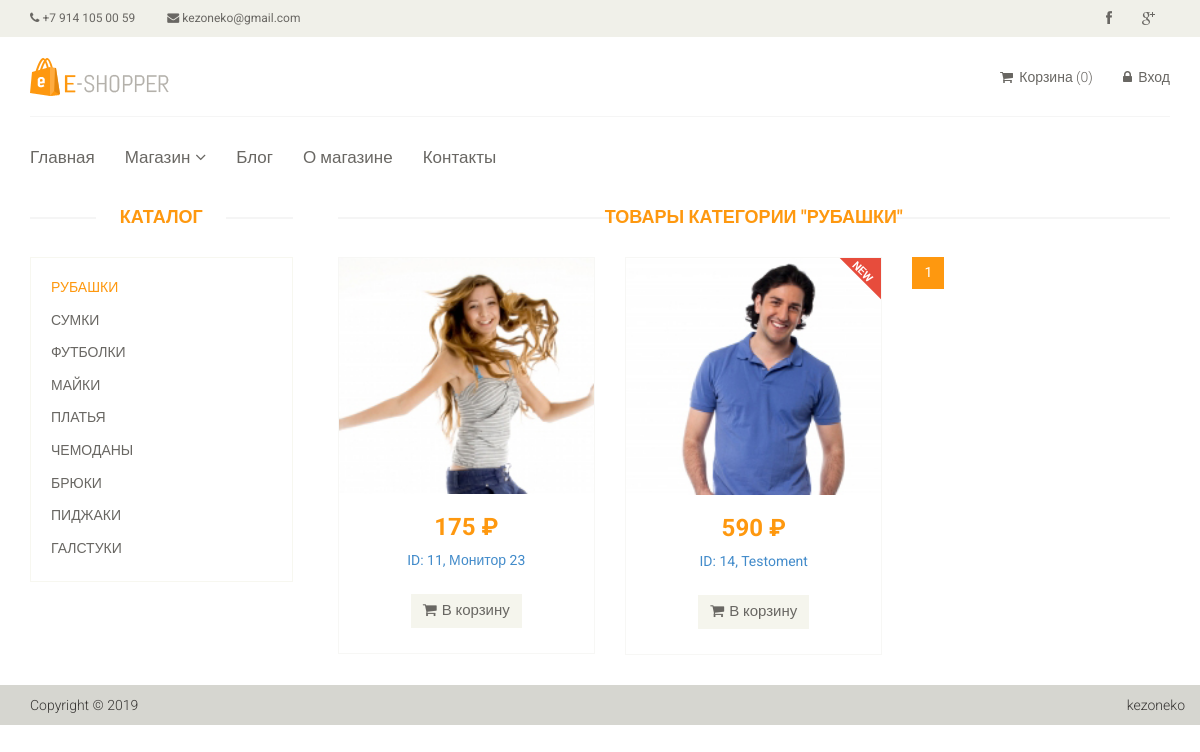
Page /category/1 on the committed database.
### tables this page shows
CREATE TABLE IF NOT EXISTS `category` (
  `id` int(11) NOT NULL AUTO_INCREMENT,
  `name` varchar(255) NOT NULL,
  `sort_order` int(11) NOT NULL DEFAULT '0',
  `status` int(1) NOT NULL DEFAULT '1',
  PRIMARY KEY (`id`)
);

CREATE TABLE IF NOT EXISTS `product` (
  `id` int(11) NOT NULL AUTO_INCREMENT,
  `name` varchar(255) NOT NULL,
  `category_id` int(11) NOT NULL,
  `code` int(11) NOT NULL,
  `price` float NOT NULL,
  `availability` int(1) NOT NULL DEFAULT '0',
  `brand` varchar(255) NOT NULL,
  `image` varchar(255) NOT NULL DEFAULT '/template/images/404/404.png',
  `description` text NOT NULL,
  `is_new` int(1) NOT NULL DEFAULT '0',
  `is_recommended` int(1) NOT NULL DEFAULT '0',
  `status` int(1) NOT NULL DEFAULT '1',
  PRIMARY KEY (`id`)
);

### config/routes.php (called while the page is built)
<?php
return array(
    'product/([0-9]+)' => 'product/view/$1',
    'catalog' => 'catalog/index',
    'category/([0-9]+)/page-([0-9]+)' => 'catalog/category/$1/$2',
    'category/([0-9]+)' => 'catalog/category/$1',
    'cart/checkout' => 'cart/checkout',
    'cart/delete/([0-9]+)' => 'cart/delete/$1',
    'cart/add/([0-9]+)' => 'cart/add/$1',
    'cart/addAjax/([0-9]+)' => 'cart/addAjax/$1',
    'cart' => 'cart/index',
    'user/register' => 'user/register',
    'user/login' => 'user/login',
    'user/logout' => 'user/logout',
    'cabinet/edit' => 'cabinet/edit',
    'cabinet' => 'cabinet/index',
    'admin/product/create' => 'adminProduct/create',
    'admin/product/update/([0-9]+)' => 'adminProduct/update/$1',
    'admin/product/delete/([0-9]+)' => 'adminProduct/delete/$1',
    'admin/product' => 'adminProduct/index',
    'admin/category/create' => 'adminCategory/create',
    'admin/category/update/([0-9]+)' => 'adminCategory/update/$1',
    'admin/category/delete/([0-9]+)' => 'adminCategory/delete/$1',
    'admin/category' => 'adminCategory/index',
    'admin/order/update/([0-9]+)' => 'adminOrder/update/$1',
    'admin/order/delete/([0-9]+)' => 'adminOrder/delete/$1',
    'admin/order/view/([0-9]+)' => 'adminOrder/view/$1',
    'admin/order' => 'adminOrder/index',
    'admin' => 'admin/index',
    'contacts' => 'site/contact',
    '' => 'site/index',
);
?>

### controllers/CatalogController.php (called while the page is built, shortened)
<?php
class CatalogController
{
    public function actionCategory($categoryId, $page = 1)
    {
        $categories = Category::getCategoriesList();
        $categoryProducts = Product::getProductsListByCategory($categoryId, $page);
        $categoryName = Category::getCategoryName($categoryId);
        $total = Product::getTotalProductsInCategory($categoryId);
        $pagination = new Pagination($total, $page, Product::SHOW_BY_DEFAULT, 'page-');
        require_once(ROOT .'/views/catalog/category.php');
        return true;
    }
}
?>

### index.php (called while the page is built, shortened)
<?php
require_once(ROOT .'/components/Autoload.php');
$router = new Router();
$router->run();
?>

### models/Category.php (called while the page is built, shortened)
<?php
class Category
{
    public static function getCategoriesList()
    {
        $db = Db::getConnection();
        $categoryList = array();
        $result = $db->query('SELECT id, name FROM category '
            .'WHERE status="1" '
            .'ORDER BY sort_order, name ASC');
        $i = 0;
        while ($row = $result->fetch()) {
            $categoryList[$i]['id'] = $row['id'];
            $categoryList[$i]['name'] = $row['name'];
            $i++;
        }
        return $categoryList;
    }
    public static function getCategoryName($categoryId)
    {
        $db = Db::getConnection();
        $result = $db->query("SELECT name FROM category "
            ."WHERE id=". $categoryId);
        $categoryName = $result->fetch();
        return $categoryName['name'];
    }
}
?>

### models/Product.php (called while the page is built, shortened)
<?php
class Product
{
    public static function getProductsListByCategory($categoryId = false, $page = 1)
    {
        if ($categoryId) {
            $page = intval($page);
            $offset = ($page - 1) * self::SHOW_BY_DEFAULT;
            $db = Db::getConnection();
            $products = array();
            $result = $db->query("SELECT id, name, price, image, is_new FROM product "
                ."WHERE status='1' AND category_id=". $categoryId ." "
                ."ORDER BY id ASC "
                ."LIMIT ". self::SHOW_BY_DEFAULT ." "
                ."OFFSET ". $offset );
            $i = 0;
            while ($row = $result->fetch()) {
                $products[$i]['id'] = $row['id'];
                $products[$i]['name'] = $row['name'];
                $products[$i]['price'] = $row['price'];
                $products[$i]['image'] = $row['image'];
                $products[$i]['is_new'] = $row['is_new'];
                $i++;
            }
            return $products;
        }
    }
    public static function getTotalProductsInCategory($categoryId)
    {
        $db = Db::getConnection();
        $result = $db->query('SELECT count(id) AS count FROM product '
            .'WHERE status="1" AND category_id="'. $categoryId .'"');
        $result->setFetchMode(PDO::FETCH_ASSOC);
        $row = $result->fetch();
        return $row['count'];
    }
    public static function getImage($id)
    {
        $noImage = '404.png';
        $path = '/upload/images/products/';
        $pathToProductImage = $path . $id .'.jpg';
        if (file_exists($_SERVER['DOCUMENT_ROOT'] . $pathToProductImage)) {
            return $pathToProductImage;
        } else {
            return $path . $noImage;
        }
    }
}
?>

### components/Autoload.php (called while the page is built, shortened)
<?php
spl_autoload_register(function ($classname)
{
    $array_paths = [
        '/models/',
        '/components/'
    ];
    foreach ($array_paths as $path) {
        $path = ROOT . $path . $classname .'.php';
    }
});
?>

### views/catalog/category.php (the view)
<?php include ROOT .'/views/layouts/header.php' ?>
        <section>
            <div class="container">
                <div class="row">
<?php include ROOT .'/views/layouts/navigation.php' ?>
                    <div class="col-sm-9 padding-right">
                        <div class="features_items">
                            <h2 class="title text-center">Товары категории "<?= $categoryName ?>"</h2>
                            <?php foreach ($categoryProducts as $product): ?>
                            <div class="col-sm-4">
                                <div class="product-image-wrapper">
                                    <div class="single-products">
                                        <div class="productinfo text-center">
                                            <img src="<?= Product::getImage($product['id']) ?>" alt="" />
                                            <h2><?= $product['price'] ?> &#8381;</h2>
                                            <p><a href="/product/<?= $product['id'] ?>"><?= 'ID: '. $product['id'] .', '. $product['name'] ?></a></p>
                                            <a href="/cart/add/<?= $product['id'] ?>" data-id="<?= $product['id'] ?>" class="btn btn-default add-to-cart"><i class="fa fa-shopping-cart"></i>В корзину</a>
                                        </div>
                                        <?= ($product['is_new']) ? '<img src="/template/images/home/new.png" class="new" alt="" />' : '' ; ?>
                                    </div>
                                </div>
                            </div>
                            <?php endforeach ?>
                            <?= $pagination->get() ?>
                        </div>
                    </div>
                </div>
            </div>
        </section>
<?php include ROOT .'/views/layouts/footer.php' ?>

### components/Router.php (shortened to what this page needs)
<?php
class Router
{
    private $routes;
    public function __construct()
    {
        $routesPath = ROOT.'/config/routes.php';
        $this->routes = include($routesPath);
    }
    private function getURI()
    {
        if (!empty($_SERVER['REQUEST_URI'])) {
            return trim($_SERVER['REQUEST_URI'], '/');
        }
    }
    public function run()
    {
        $uri = $this->getURI();
        foreach ($this->routes as $uriPattern => $path) {
            if (preg_match("~$uriPattern~", $uri)) {
                $internalRoute = preg_replace("~$uriPattern~", $path, $uri);
                $segments = explode('/', $internalRoute);
                $controllerName = array_shift($segments) .'Controller';
                $actionName = 'action'.ucfirst(array_shift($segments));
                $parameters = $segments;
                $controllerObject = new $controllerName;
                $result = call_user_func_array(array($controllerObject, $actionName), $parameters);
                if ($result != null) {
                    break;
                }
            }
        }
    }
}
?>

### views/layouts/navigation.php
<div class="col-sm-3">
    <div class="left-sidebar">
        <h2>Каталог</h2>
        <div class="panel-group category-products">
            <?php foreach ($categories as $categoryItem): ?>
            <div class="panel panel-default">
                <div class="panel-heading">
                    <h4 class="panel-title"><a href="/category/<?= $categoryItem['id'] ?>" class="<?= (isset($categoryId) && $categoryId == $categoryItem['id']) ? 'active' : '' ; ?>"><?= $categoryItem['name'] ?></a></h4>
                </div>
            </div>
            <?php endforeach ?>
        </div>
    </div>
</div>

### template/css/main.css (style rules this page uses)
body { font-family: 'Roboto', sans-serif; background:; position: relative; font-weight:400px; }
a { -webkit-transition: 300ms; -moz-transition: 300ms; -o-transition: 300ms; transition: 300ms; }
h1, h2, h3, h4, h5, h6 { font-family: 'Roboto', sans-serif; }
.category-products { border: 1px solid #F7F7F0; margin-bottom: 35px; padding-bottom: 20px; padding-top: 15px; }
.left-sidebar h2, .brands_products h2 { color: #FE980F; font-family: 'Roboto', sans-serif; font-size: 18px; font-weight: 700; margin: 0 auto 30px; text-align: center; text-transform: uppercase; position: relative; z-index:3; }
.left-sidebar h2:after, h2.title:after { content: " "; position: absolute; border: 1px solid #f5f5f5; bottom:8px; left: 0; width: 100%; height: 0; z-index: -2; }
.left-sidebar h2:before { content: " "; position: absolute; background: #fff; bottom: -6px; width: 130px; height: 30px; z-index: -1; left: 50%; margin-left: -65px; }
h2.title:before { content: " "; position: absolute; background: #fff; bottom: -6px; width: 220px; height: 30px; z-index: -1; left: 50%; margin-left: -110px; }
.category-products .panel { background-color: #FFFFFF; border: 0px; border-radius: 0px; box-shadow:none; margin-bottom: 0px; }
.category-products .panel-default .panel-heading { background-color: #FFFFFF; border: 0 none; color: #FFFFFF; padding: 5px 20px; }
.category-products .panel-default .panel-heading .panel-title a { color: #696763; font-family: 'Roboto', sans-serif; font-size: 14px; text-decoration: none; text-transform: uppercase; }
.category-products .panel-default .panel-heading .panel-title a.active { color: #FE980F; }
.padding-right { padding-right: 0; }
.features_items { overflow:hidden; }
h2.title { color: #FE980F; font-family: 'Roboto', sans-serif; font-size: 18px; font-weight: 700; margin: 0 15px; text-transform: uppercase; margin-bottom: 30px; position: relative; }
.product-image-wrapper { border:1px solid #F7F7F5; overflow: hidden; margin-bottom:30px; }
.single-products { position: relative; }
.new, .sale { position: absolute; top: 0; right: 0; }
.productinfo h2 { color: #FE980F; font-family: 'Roboto', sans-serif; font-size: 24px; font-weight: 700; }
.productinfo p { font-family: 'Roboto', sans-serif; font-size: 14px; font-weight: 400; color: #696763; height: 34px; }
.productinfo img { width: 100%; }
.productinfo { position:relative; }
.add-to-cart { background:#F5F5ED; border: 0 none; border-radius: 0; color: #696763; font-family: 'Roboto', sans-serif; font-size: 15px; margin-bottom: 25px; }
.add-to-cart i { margin-right:5px; }
.productinfo img { width: 268px; }

### rows in the picture
category: name "РУБАШКИ"
category: name "СУМКИ"
category: name "ФУТБОЛКИ"
category: name "МАЙКИ"
category: name "ПЛАТЬЯ"
category: name "ЧЕМОДАНЫ"
category: name "БРЮКИ"
category: name "ПИДЖАКИ"
category: name "ГАЛСТУКИ"
product: shows a picture, price "175", id "11", name "Монитор 23"
product: shows a picture, price "590", id "14", name "Testoment", is_new 1 (drawn)
